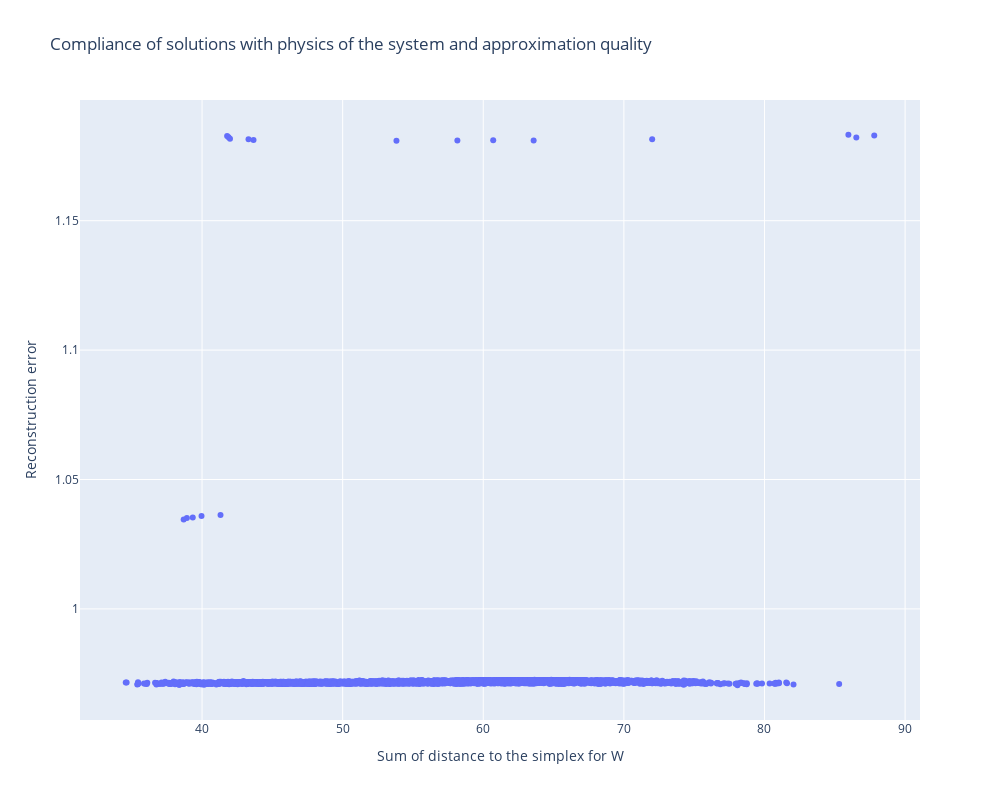

Notebook code for this chart:
### Code cell
import plotly.graph_objects as go

# Create a scatter plot
fig = go.Figure(
    data=go.Scatter(
        x=W_sum_dist_simplex,
        y=errors / int(X.shape[1] / 24),
        mode='markers',
        hoverinfo='text',
        text=[f'Index: {i}' for i in range(len(W_sum_dist_simplex))]
        )
    )

# Add labels and title
fig.update_layout(
    xaxis_title='Sum of distance to the simplex for W',
    yaxis_title='Reconstruction error',
    title='Compliance of solutions with physics of the system and approximation quality',
    height=800,
    width=1000
)

# # Show the plot
# fig.show()

### Figure 1 — Plotly figure (JSON) as saved in the notebook; plotly's stock layout.template omitted (floating-point values rounded to 4 significant figures; data arrays with more than 128 entries replaced by an {"elided": "..."} marker saying what was removed)
{"data": [{"hoverinfo": "text", "mode": "markers", "text": {"elided": "3475 str values"}, "type": "scatter", "x": {"elided": "3475 float values"}, "y": {"elided": "3475 float values"}}], "layout": {"height": 800, "title": {"text": "Compliance of solutions with physics of the system and approximation quality"}, "width": 1000, "xaxis": {"title": {"text": "Sum of distance to the simplex for W"}}, "yaxis": {"title": {"text": "Reconstruction error"}}}}
